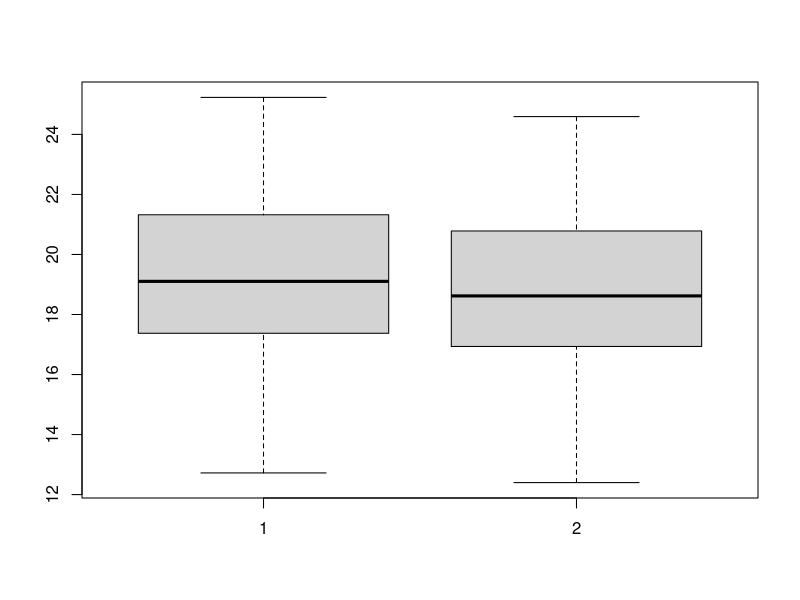

Here is the R script that generated this plot:
# Gegevens
mu <- 128.4
sd <- 19.6
n <- 20

n_simulation <- 100
sd_sample <- c()
sd_population <- c()
for (i in 1:n_simulation){
  blood_pressures <- rnorm(n, mean = mu, sd = sd)

  squared_error <- sum( (blood_pressures - mean(blood_pressures))^2)
  var_sample <- 1 / (n - 1) * squared_error
  var_pop <- 1 / n * squared_error
  sd_sample <- c(sd_sample, sqrt(var_sample))
  sd_population <- c(sd_population, sqrt(var_pop))
}

mean(sd_sample)
mean(sd_population)

boxplot(sd_sample, sd_population)
